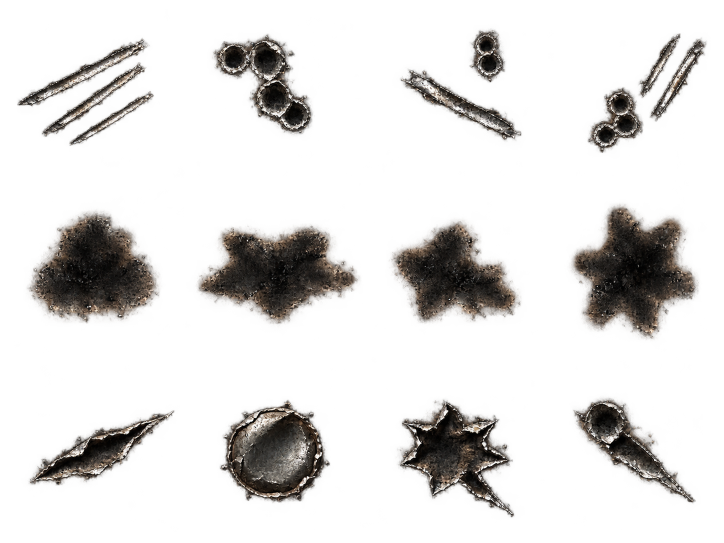
#> input picture art-source/vehicles/scuffs/master.png, 1448 x 1086 px, found by its file name (shown at 1/2 size)
$ python hull_guide.py
#> lines starting #> are read from the running program, lines starting #| are printed output that depends on the picture; after the words box and inside, x2 and y2 are one past the last pixel; in counts of white or black regions, pixels touching at a corner belong together
"""Edit target and guides for the laser tank's Tri-Tachyon hull options.

Writes, beside this script:
  hull-target.png       art-source/vehicles/tank/master.png with the turret half erased (hull alone)
  hull-guide-<opt>.png  that target with the up-res ship mount set into the deck at the turret
                        bearing and one option's changes blocked in as flat shapes:
    a  TT heavy, skirted: armoured side skirts over the track tops, a capacitor pack over the rear grilles
    b  TT heavy, exposed tracks: the capacitor pack only
    c  repulsor sled: tracks removed, four repulsor pads and slim side fairings, the capacitor pack
Coordinates are hull master pixels: bearing (508,451), 0.73 to the sheet's 178.6 px/cell, so 244.7 px/cell.
The mount is sized for a 1.25-cell turret: mount-upres-raw.png's race ring (centre (628,626), inner
radius 160) lands just outside the turret's base ring.
"""
from pathlib import Path
from PIL import Image, ImageDraw

HERE = Path(__file__).resolve().parent
TANK = HERE.parent / "tank"
BEARING = (508, 451)
SHEET_PPC = 768 / 4.3
TURRET_CELLS = 1.25
MOUNT_C, MOUNT_KEEP = (628, 626), 200
PACK, CELL, CELL_CAP, FIN, FIN_GAP, SKIRT, SKIRT_EDGE, PAD, PAD_CORE = (
    "#5a6068", "#2c3036", "#7fd3e6", "#9aa2aa", "#2a2d31", "#b9bec4", "#80868c", "#3a3f45", "#6fc8dc")


def mount_layer(size):
    m = Image.open(HERE / "mount-upres-raw.png").convert("RGBA")
    mask = Image.new("L", m.size, 0)
    cx, cy = MOUNT_C
    ImageDraw.Draw(mask).ellipse((cx - MOUNT_KEEP, cy - MOUNT_KEEP, cx + MOUNT_KEEP, cy + MOUNT_KEEP), fill=255)
    m.putalpha(Image.composite(m.getchannel("A"), Image.new("L", m.size, 0), mask))
    turret_px = TURRET_CELLS * SHEET_PPC / 668          # sheet px per up-res turret px (body 668 px long)
    scale = turret_px * 270 / 160 / 0.73                 # master px per mount px
    w = round(m.width * scale)
    m = m.resize((w, w), Image.LANCZOS)
    layer = Image.new("RGBA", size, (0, 0, 0, 0))
    layer.alpha_composite(m, (round(BEARING[0] - cx * scale), round(BEARING[1] - cy * scale)))
    return layer


def pack(d):
    d.rectangle((700, 296, 892, 606), fill=PACK)
    for col in range(2):
        for row in range(5):
            x, y = 744 + col * 84, 330 + row * 58
            d.ellipse((x - 24, y - 24, x + 24, y + 24), fill=CELL)
            d.ellipse((x - 12, y - 12, x + 12, y + 12), fill=CELL_CAP)
    d.rectangle((896, 296, 948, 606), fill=FIN_GAP)
    for i in range(10):
        d.rectangle((900, 302 + i * 30, 944, 302 + i * 30 + 18), fill=FIN)


def main():
    master = Image.open(TANK / "master.png").convert("RGBA")
#> master is the input picture: PIL image 1448x1086 RGBA; mean R, G, B, A 20.1, 17.9, 15.6, 45.1
    target = master.copy()
    ImageDraw.Draw(target).rectangle((1020, 0, master.width, master.height), fill=(0, 0, 0, 0))
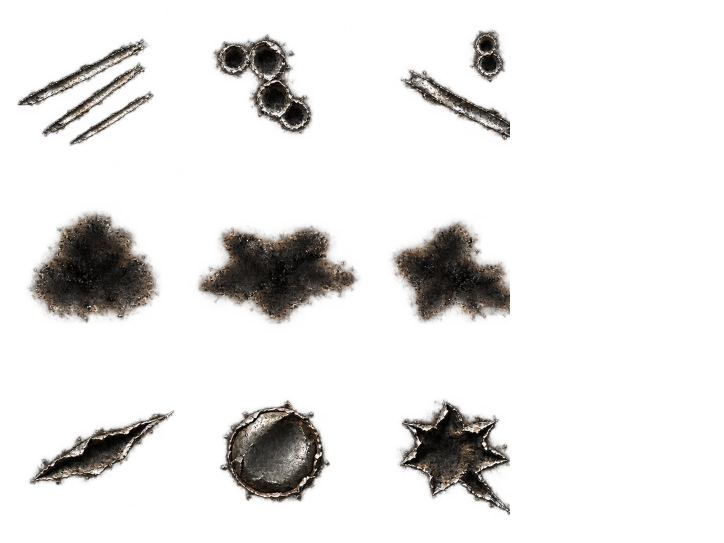
#> target: PIL image 1448x1086 RGBA (shown at 1/2 size); mean R, G, B, A 15.1, 13.4, 11.8, 34.2; transparent parts drawn white
    target.save(HERE / "hull-target.png")
    mount = mount_layer(master.size)
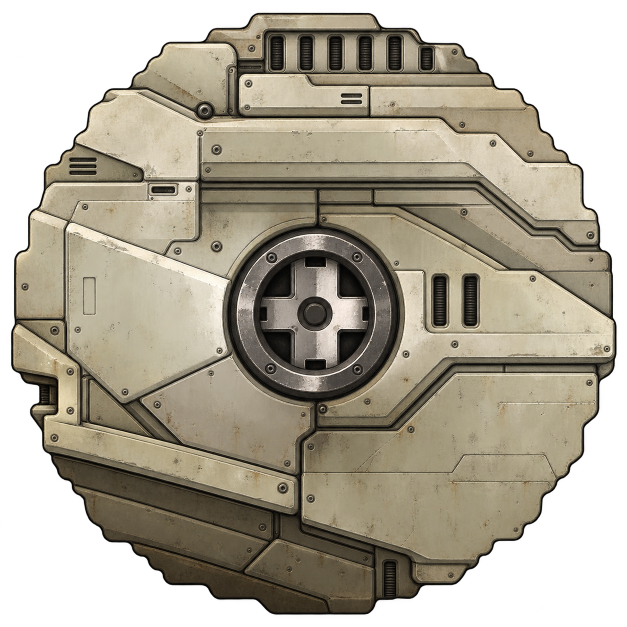
#> input picture art-source/vehicles/tank-laser/mount-upres-raw.png, 1254 x 1254 px (shown at 1/2 size)
#> in mount_layer, m is the input picture: PIL image 1254x1254 RGBA; mean R, G, B, A 104.7, 97.8, 82.4, 181.5
#> in mount_layer, `mask = Image.new("L", m.size, 0)`: mask: PIL image 1254x1254 L; every value is 0
#> in mount_layer, `ImageDraw.Draw(mask).ellipse((cx - MOUNT_KEEP, cy - MOUNT_KEEP, cx + M..`:
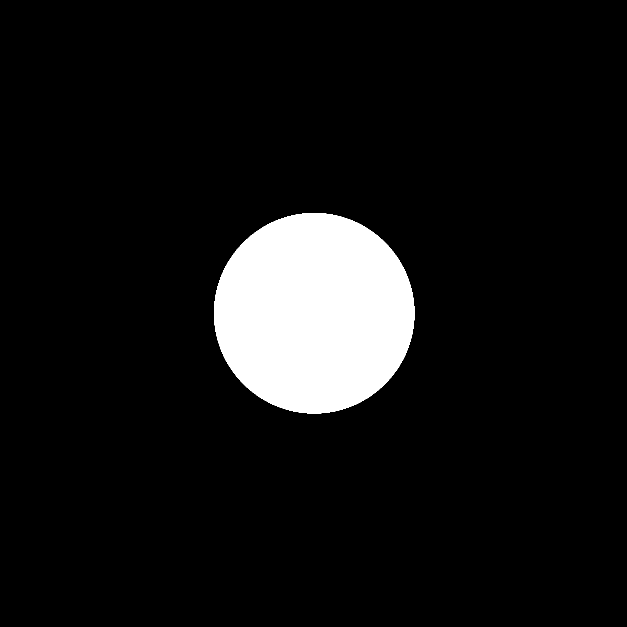
#> mask: PIL image 1254x1254 L (shown at 1/2 size); 8% white; 1 white region, box (x1, y1, x2, y2) and area: (428, 426, 829, 827) 126253
#> in mount_layer, `m = m.resize((w, w), Image.LANCZOS)`:
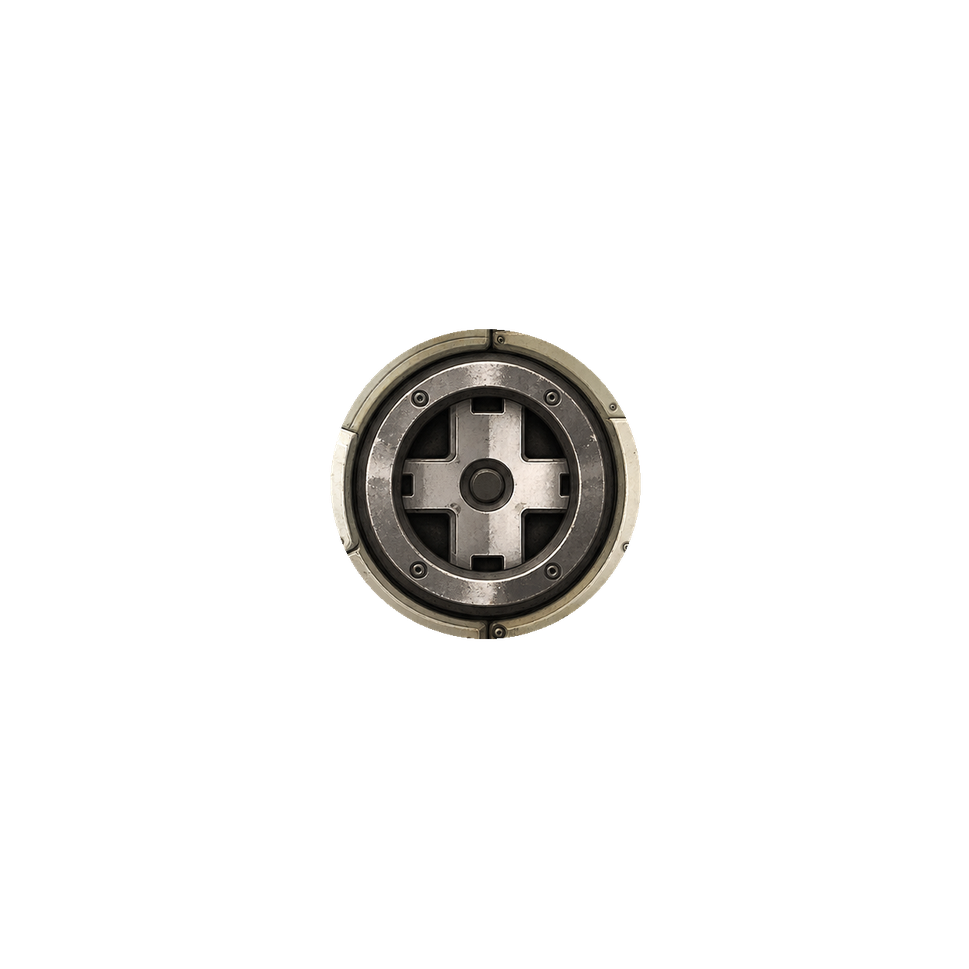
#> m: PIL image 969x969 RGBA; mean R, G, B, A 8.8, 8.3, 7.4, 20.3; transparent parts drawn white
#> in mount_layer, `layer = Image.new("RGBA", size, (0, 0, 0, 0))`: layer: PIL image 1448x1086 RGBA; every value is 0
#> in mount_layer, `layer.alpha_composite(m, (round(BEARING[0] - cx * scale), round(BEARIN..`:
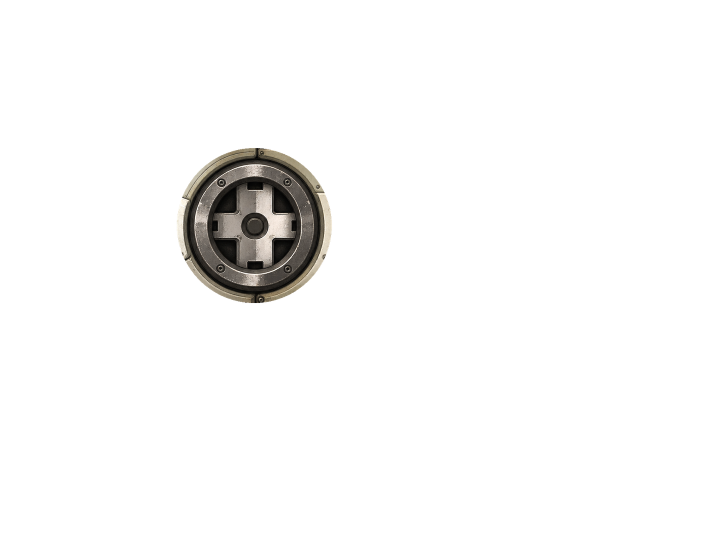
#> layer: PIL image 1448x1086 RGBA (shown at 1/2 size); mean R, G, B, A 5.3, 4.9, 4.4, 12.1; transparent parts drawn white
    for opt in ("a", "b", "c"):
        g = target.copy()
        d = ImageDraw.Draw(g)
        if opt == "c":
            d.rectangle((0, 160, 1020, 236), fill=(0, 0, 0, 0))
            d.rectangle((0, 664, 1020, 740), fill=(0, 0, 0, 0))
            for y0, y1 in ((208, 240), (660, 692)):
                d.rectangle((96, y0, 940, y1), fill=SKIRT_EDGE)
            for x in (220, 800):
                for y in (226, 676):
                    d.ellipse((x - 54, y - 54, x + 54, y + 54), fill=PAD)
                    d.ellipse((x - 32, y - 32, x + 32, y + 32), fill=PAD_CORE)
        if opt == "a":
            for y0, y1 in ((184, 236), (662, 714)):
                d.rectangle((72, y0, 958, y1), fill=SKIRT)
                d.rectangle((72, y1 - 8 if y0 > 400 else y0, 958, y1 if y0 > 400 else y0 + 8), fill=SKIRT_EDGE)
        pack(d)
        g.alpha_composite(mount)
        g.save(HERE / f"hull-guide-{opt}.png")
#> this loop made 3 passes
#> pass 1, in main, `g.save(HERE / f"hull-guide-{opt}.png")`:
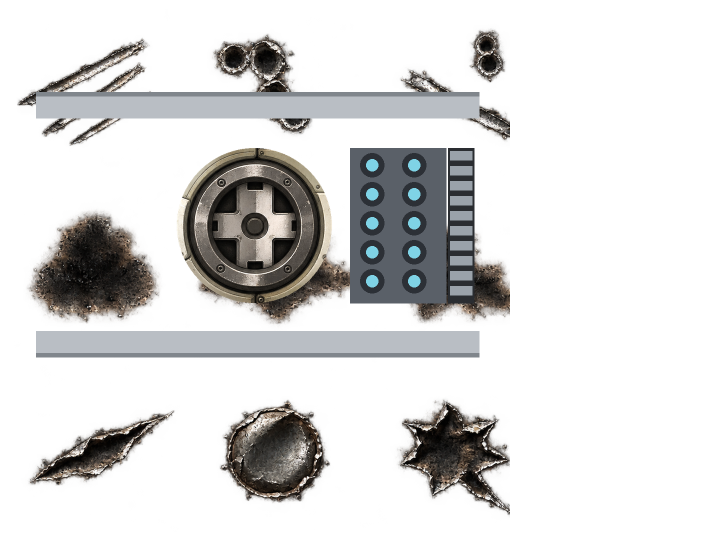
#> saved as hull-guide-a.png: PIL image 1448x1086 RGBA (shown at 1/2 size); mean R, G, B, A 31.5, 30.8, 29.8, 64.8; transparent parts drawn white
#> after the loop:
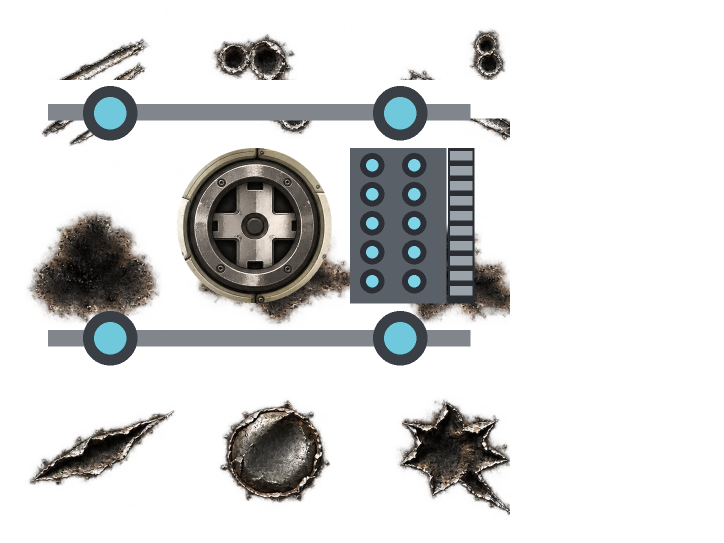
#> g: PIL image 1448x1086 RGBA (shown at 1/2 size); mean R, G, B, A 25.3, 25.2, 24.4, 61; transparent parts drawn white


if __name__ == "__main__":
    main()
